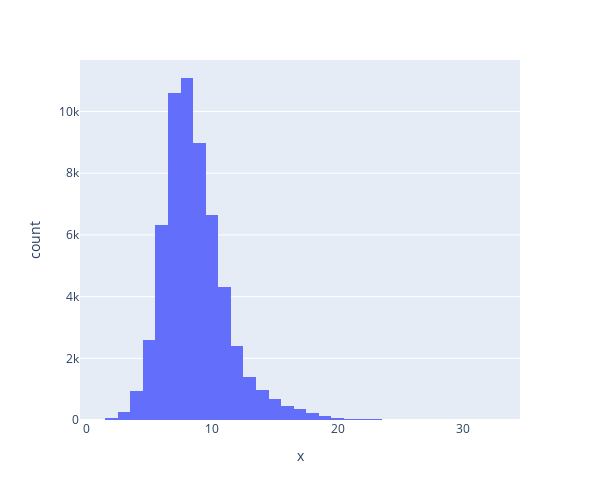

Here is the notebook cell this chart was saved with:
### Code cell
maxlen = -1
for doc in df[df.target == 0].clean_joined_title:
    tokens = nltk.word_tokenize(doc)
    if(maxlen<len(tokens)):
        maxlen = len(tokens)
print("The maximum number of words in a title of fake news is =", maxlen)
fig = px.histogram(x = [len(nltk.word_tokenize(x)) for x in df[df.target == 0].clean_joined_title], nbins = 50, height= 500,width = 600)

fig.show()

### Figure 1 — Plotly figure (JSON) as saved in the notebook; plotly's stock layout.template omitted (floating-point values rounded to 4 significant figures; data arrays with more than 128 entries replaced by an {"elided": "..."} marker saying what was removed)
{"data": [{"alignmentgroup": "True", "bingroup": "x", "hovertemplate": "x=%{x}<br>count=%{y}<extra></extra>", "legendgroup": "", "marker": {"color": "#636efa", "pattern": {"shape": ""}}, "name": "", "nbinsx": 50, "offsetgroup": "", "orientation": "v", "showlegend": false, "type": "histogram", "x": {"elided": "58509 int values"}, "xaxis": "x", "yaxis": "y"}], "layout": {"barmode": "relative", "height": 500, "legend": {"tracegroupgap": 0}, "margin": {"t": 60}, "width": 600, "xaxis": {"anchor": "y", "domain": [0, 1], "title": {"text": "x"}}, "yaxis": {"anchor": "x", "domain": [0, 1], "title": {"text": "count"}}}}
